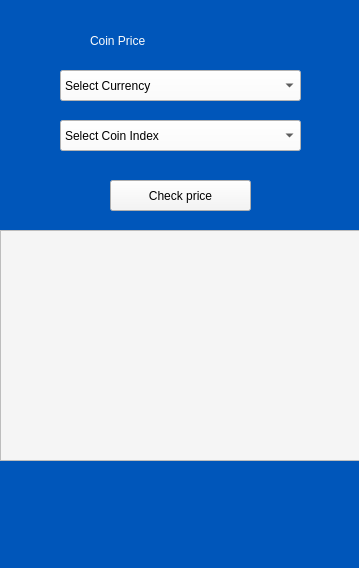
<?xml version="1.0" encoding="UTF-8"?>
<ui version="4.0">
 <class>MainWindow</class>
 <widget class="QMainWindow" name="MainWindow">
  <property name="geometry">
   <rect>
    <x>0</x>
    <y>0</y>
    <width>359</width>
    <height>568</height>
   </rect>
  </property>
  <property name="windowTitle">
   <string>MainWindow</string>
  </property>
  <property name="styleSheet">
   <string notr="true">font: 75 12pt &quot;Verdana&quot;;
background-color: rgba(0, 86, 186, 237);</string>
  </property>
  <widget class="QWidget" name="centralwidget">
   <widget class="QComboBox" name="comboBox">
    <property name="geometry">
     <rect>
      <x>60</x>
      <y>120</y>
      <width>241</width>
      <height>31</height>
     </rect>
    </property>
    <property name="styleSheet">
     <string notr="true">background-color: rgb(252, 252, 252);</string>
    </property>
    <item>
     <property name="text">
      <string>Select Coin Index</string>
     </property>
    </item>
   </widget>
   <widget class="QLabel" name="label">
    <property name="geometry">
     <rect>
      <x>90</x>
      <y>20</y>
      <width>171</width>
      <height>41</height>
     </rect>
    </property>
    <property name="styleSheet">
     <string notr="true">color: rgb(252, 252, 252);</string>
    </property>
    <property name="text">
     <string>Coin Price</string>
    </property>
   </widget>
   <widget class="QPushButton" name="pushButton">
    <property name="geometry">
     <rect>
      <x>110</x>
      <y>180</y>
      <width>141</width>
      <height>31</height>
     </rect>
    </property>
    <property name="styleSheet">
     <string notr="true">background-color: rgb(245, 245, 245);</string>
    </property>
    <property name="text">
     <string>Check price</string>
    </property>
   </widget>
   <widget class="QTextEdit" name="textEdit">
    <property name="geometry">
     <rect>
      <x>0</x>
      <y>230</y>
      <width>361</width>
      <height>231</height>
     </rect>
    </property>
    <property name="styleSheet">
     <string notr="true">background-color: rgb(245, 245, 245);</string>
    </property>
   </widget>
   <widget class="QComboBox" name="comboBox_2">
    <property name="geometry">
     <rect>
      <x>60</x>
      <y>70</y>
      <width>241</width>
      <height>31</height>
     </rect>
    </property>
    <property name="styleSheet">
     <string notr="true">background-color: rgb(252, 252, 252);</string>
    </property>
    <item>
     <property name="text">
      <string>Select Currency</string>
     </property>
    </item>
   </widget>
  </widget>
  <widget class="QStatusBar" name="statusbar"/>
 </widget>
 <resources/>
 <connections/>
</ui>
